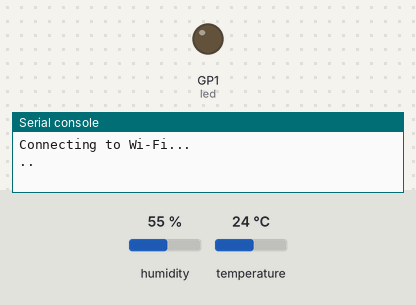
This program was run on a simulated Raspberry Pi Pico running MicroPython. On the bench: output pins drawn as LEDs (lit = HIGH), the last lines printed to the serial console. Wiring (from the project's diagram.json): DHT22 sensor on GP0. Inputs (shaded band) come from the test bench; at power-on: temperature 24 °C, humidity 55 %. WiFi joins after 1.5 s; files the program writes start out absent; requests to the public web service named in the program get a made-up reply in its usual format after 0.4 s (London, UTC, broken clouds, 64 % humidity, 1013 hPa unless stated); the clock reads 2024-03-15 10:24:30 at power-on unless the program sets it.

Above: at 1.2 s.
1.3 s: temperature set to 29.6 °C
4.3 s: temperature set to 30.9 °C
At 23.1 s:
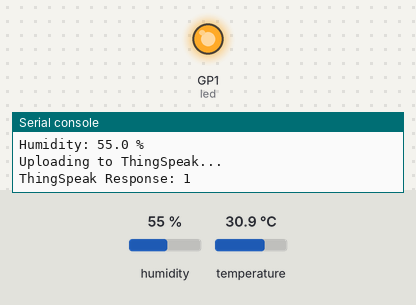
Timing chart, 0 to 23.9 s (numbered marks = the images above; inputs shaded):
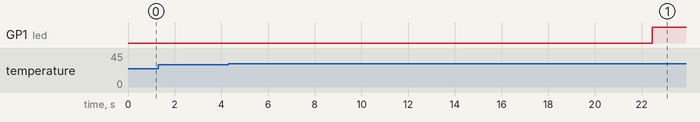

The program:

main.py
```python
import network
import machine
import dht
import time
import urequests

# ==========================================
# Practical 2.1 : Temperature Logger
# Raspberry Pi Pico W + DHT22 + ThingSpeak
# ==========================================

# -------- Wi-Fi Setup --------
WIFI_SSID = "Wokwi-GUEST"
WIFI_PASSWORD = ""

# -------- ThingSpeak Setup --------
THINGSPEAK_API_KEY = "H79CELTOB6HOLO7U"
THINGSPEAK_URL = "https://api.thingspeak.com/update"

# -------- Connect Wi-Fi --------
wifi = network.WLAN(network.STA_IF)
wifi.active(True)

if not wifi.isconnected():
    print("Connecting to Wi-Fi...")
    wifi.connect(WIFI_SSID, WIFI_PASSWORD)

    while not wifi.isconnected():
        print(".", end="")
        time.sleep(1)

print("\nWi-Fi Connected!")
print("IP Address:", wifi.ifconfig()[0])


# -------- Sensor Setup --------
sensor = dht.DHT22(machine.Pin(0))      # DATA -> GP0
led = machine.Pin(1, machine.Pin.OUT)   # Optional LED


# -------- CSV File --------
csv_file = "dht22_log.csv"

with open(csv_file, "w") as f:
    f.write("Reading,Time_s,Temperature_C,Humidity_%\n")


# -------- Variables --------
temps = []
hums = []

TOTAL_READINGS = 30
INTERVAL = 20      # seconds (ThingSpeak needs enough time between updates)

print("===================================")
print(" DHT22 Temperature Logger Started ")
print("===================================")
print("Collecting 30 readings...\n")

start_time = time.time()


# -------- Main Loop --------
for i in range(TOTAL_READINGS):

    sensor.measure()

    temp = sensor.temperature()
    hum = sensor.humidity()

    elapsed = time.time() - start_time


    # Store readings in lists
    temps.append(temp)
    hums.append(hum)


    # LED ON if temperature > 30°C
    if temp > 30:
        led.value(1)
    else:
        led.value(0)


    # Display on Serial Monitor
    print("--------------------------------")
    print("Reading :", i + 1)
    print("Time    :", elapsed, "s")
    print("Temp    :", temp, "°C")
    print("Humidity:", hum, "%")


    # Save to CSV
    with open(csv_file, "a") as f:
        f.write("{},{},{},{}\n".format(
            i + 1,
            elapsed,
            temp,
            hum
        ))


    # -------- Upload to ThingSpeak --------
    try:
        url = (
            THINGSPEAK_URL
            + "?api_key=" + THINGSPEAK_API_KEY
            + "&field1=" + str(temp)
            + "&field2=" + str(hum)
        )

        print("Uploading to ThingSpeak...")

        response = urequests.get(url)

        print("ThingSpeak Response:", response.text)

        response.close()

    except Exception as e:
        print("ThingSpeak Upload Error:", e)


    # Wait before next reading
    time.sleep(INTERVAL)


# -------- Calculations --------

min_temp = min(temps)
max_temp = max(temps)
avg_temp = sum(temps) / len(temps)

min_hum = min(hums)
max_hum = max(hums)
avg_hum = sum(hums) / len(hums)


# -------- Results --------

print("\n===================================")
print("     30 READINGS COMPLETED")
print("===================================")


print("\nTemperature Statistics")
print("Minimum :", round(min_temp, 1), "°C")
print("Maximum :", round(max_temp, 1), "°C")
print("Average :", round(avg_temp, 2), "°C")


print("\nHumidity Statistics")
print("Minimum :", round(min_hum, 1), "%")
print("Maximum :", round(max_hum, 1), "%")
print("Average :", round(avg_hum, 2), "%")


print("\nCSV file saved as:", csv_file)
print("Program Finished.")
```

Measured:
- the behaviour switches between 30 and 30.1 °C on temperature (found by bisection; images 0 and 1)
- after the input at 4.3 s, GP1 (led): LOW → HIGH after 18.2 s
